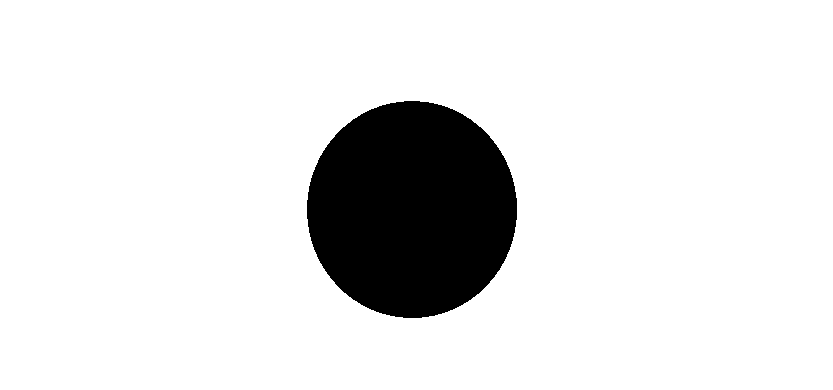
#> input picture Python/Görüntü_İşleme/BitwiseOperatörleri/1.png, 833 x 390 px
$ python bitwise.py
#> lines starting #> are read from the running program, lines starting #| are printed output that depends on the picture; after the words box and inside, x2 and y2 are one past the last pixel; in counts of white or black regions, pixels touching at a corner belong together
import cv2
import numpy as np

image1 = cv2.imread("1.png")
#> image1 is the input picture: shape (390, 833, 3); 89% white; 1 black region, box (x1, y1, x2, y2) and area: (307, 101, 517, 318) 35763
image2 = cv2.imread("2.png")
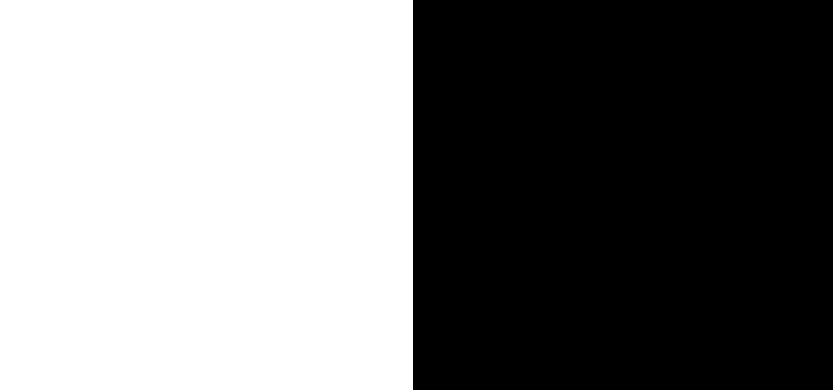
#> input picture Python/Görüntü_İşleme/BitwiseOperatörleri/2.png, 833 x 390 px
#> image2 is the input picture: shape (390, 833, 3); 49.6% white; 1 white region, box (x1, y1, x2, y2) and area: (0, 0, 413, 390) 161070

# [4 lines of commented-out code are left out]
bitwise_xor = cv2.bitwise_xor(image1,image2)
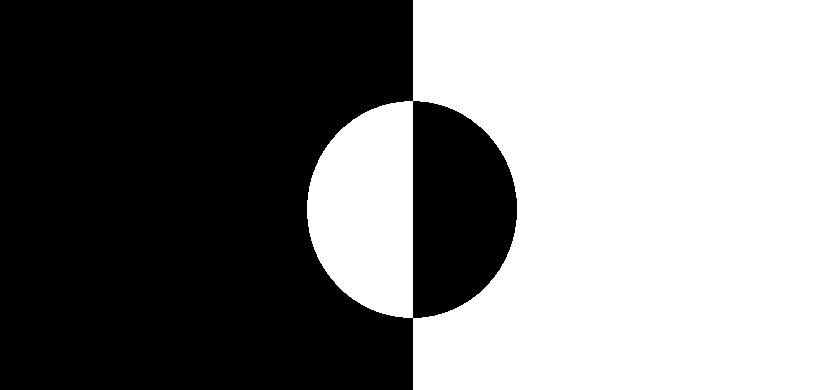
#> bitwise_xor: shape (390, 833, 3); 50.5% white; 1 black region, box (x1, y1, x2, y2) and area: (0, 0, 517, 390) 160651


cv2.imshow("Image 1",image1)
cv2.imshow("Image 2",image2)
# [4 lines of commented-out code are left out]
cv2.imshow("bitwise xor",bitwise_xor)


cv2.waitKey()
cv2.destroyAllWindows()
